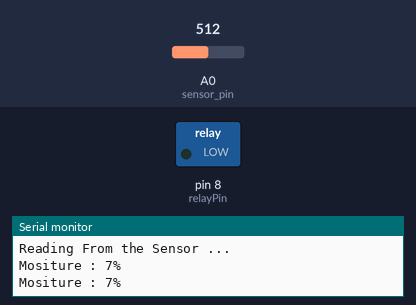
Simulated run of this sketch. Board: Arduino Uno, built with avr-gcc and run on an emulated ATmega328P. Parts: switched loads named in the sketch (green lamp = pin HIGH), the last lines printed to the serial monitor. The inputs (shaded band) are chosen by the test bench; at power-on: A0 (sensor_pin) = 512.

Above: at 3.2 s.
3.3 s: A0 (sensor_pin) set to 485
At 4.8 s:
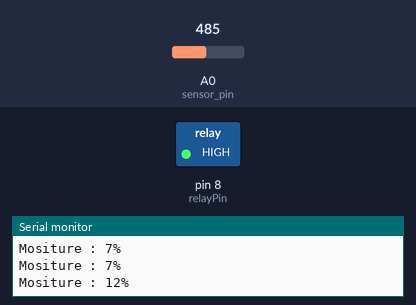
5.5 s: A0 (sensor_pin) set to 511
At 6.3 s:
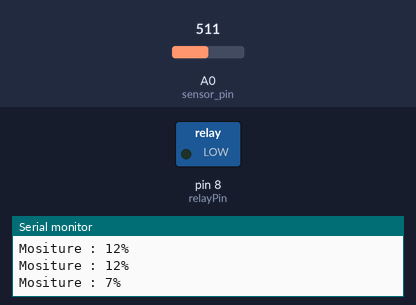
7.5 s: A0 (sensor_pin) set to 306
At 9.1 s:
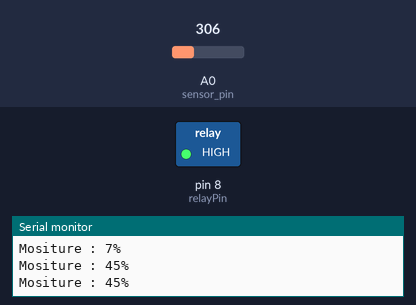
Timing chart, 0 to 10.6 s (numbered marks = the images above; inputs shaded):
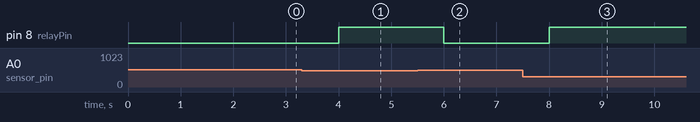

Measured:
- the behaviour switches between 497 and 496 on A0 (sensor_pin) (found by bisection; images 0 and 1)
- after the input at 3.3 s, pin 8 (relayPin): LOW → HIGH after 0.70 s
- after the input at 5.5 s, pin 8 (relayPin): HIGH → LOW after 0.50 s
- after the input at 7.5 s, pin 8 (relayPin): LOW → HIGH after 0.50 s

The sketch:

watter-irrigation._A-code_.ino
```cpp
int relayPin = 8;
int sensor_pin = A0; // Soil Sensor input at Analog PIN A0
int output_value ;
void setup()         // put your setup code here, to run once:
{
  Serial.begin(9600);
  pinMode(relayPin, OUTPUT);
  pinMode(sensor_pin, INPUT);
  Serial.println("Reading From the Sensor ...");
  delay(2000);
}

void loop()
{
 output_value= analogRead(sensor_pin);
 output_value = map(output_value,550,10,0,100);
 Serial.print("Mositure : ");
 Serial.print(output_value);
 Serial.println("%");
 if(output_value<10){
  digitalWrite(relayPin, LOW);
 }
 else
 {
  digitalWrite(relayPin, HIGH);
 }
 delay(1000);
}
```
